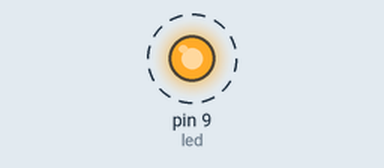
A sketch run on a simulated Arduino Uno, built with avr-gcc and run on an emulated ATmega328P. Parts: output pins drawn as LEDs (lit = HIGH). Dashed ring = blinking.

Above: at 0.5 s.
Timing chart, 0 to 4.6 s (numbered marks = the images above):
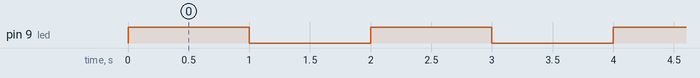

The sketch:

lilypad_teste2.ino
```cpp
int led = 9;	// motor is connected to digital pin 5
void setup()
{
pinMode(led, HIGH);
}
void loop()	// run over and over again
{
digitalWrite(led, HIGH);	// turn the motor on
delay(1000);	// delay for 1 second
digitalWrite(led, LOW);	// turn the motor off
delay(1000);	// delay for 1 second
}
```

Measured:
- by itself, pin 9 (led): alternates HIGH for 1.0 s and LOW for 1.0 s
